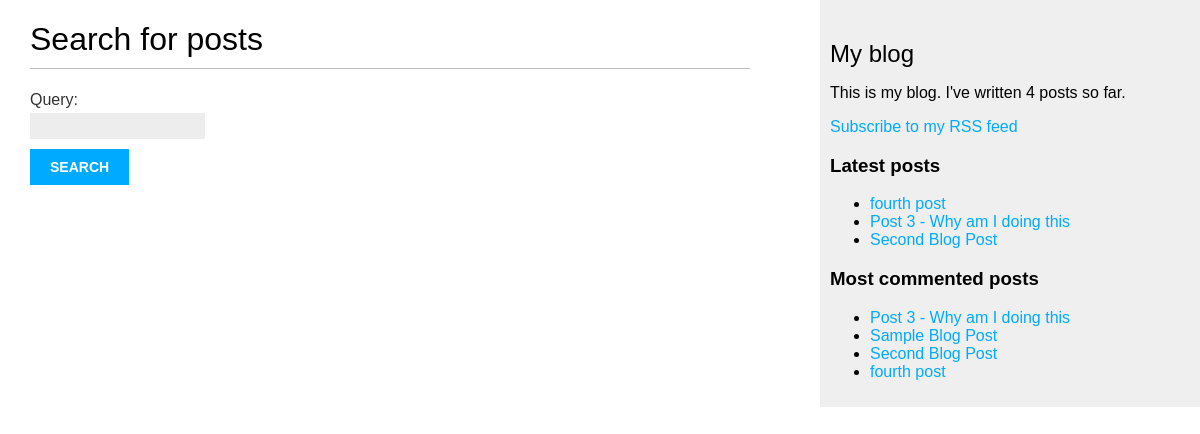
The app's page /blog/search/ with its own data.
### blog/models.py (models this page shows, shortened)
class Post(models.Model):
    class Status(models.TextChoices):
        DRAFT = 'DF', 'Draft'
        PUBLISHED = 'PB', 'Published'
    title = models.CharField(max_length=250)
    slug = models.SlugField(max_length=250, unique_for_date='publish')
    author = models.ForeignKey(
        settings.AUTH_USER_MODEL,
        on_delete=models.CASCADE,
        related_name='blog_posts'
    )
    body = models.TextField()
    publish = models.DateTimeField(default=timezone.now)
    created = models.DateTimeField(auto_now_add=True)
    updated = models.DateTimeField(auto_now=True)
    status = models.CharField(max_length=2, choices=Status.choices, default=Status.DRAFT)
    objects = models.Manager()  # Default manager
    published = PublishedManager()  # Custom manager for published posts
    tags = TaggableManager()
    class Meta:
        ordering = ['-publish']
        indexes = [
            models.Index(fields=['-publish']),
        ]
    def get_absolute_url(self):
        return reverse(
            'blog:post_detail',
            args=[self.publish.year, self.publish.month, self.publish.day, self.slug],
        )

### blog/views.py (the view, shortened to what this page needs)
# urls.py: path('search/', views.post_search, name='post_search'),  # Search blog posts
def post_search(request):
    form = SearchForm()
    query = None
    results = []
    return render(request, 'blog/post/search.html', {'form': form, 'query': query, 'results': results})

### blog/forms.py
class SearchForm(forms.Form):
    query = forms.CharField()

### blog/models.py (called while the page is built)
    def get_queryset(self):
        return super().get_queryset().filter(status=Post.Status.PUBLISHED)

### blog/templatetags/blog_tags.py (called while the page is built)
@register.simple_tag
def total_posts():
    return Post.published.count()

@register.inclusion_tag('blog/post/latest_posts.html')
def show_latest_posts(count=5):
    latest_posts = Post.published.order_by('-publish')[:count]
    return {'latest_posts': latest_posts}

@register.simple_tag
def get_most_commented_posts(count=5):
    return Post.published.annotate(
        total_comments=Count('comments')
    ).order_by('-total_comments')[:count]

### blog/templates/blog/post/search.html (shortened to what this page needs)
{% extends "blog/base.html" %}
{% load blog_tags %}
{% block content %}
  {% if query %}
    <h1>Posts containing "{{ query }}"</h1>
    <h3>
      {% with results.count as total_results %}
        Found {{ total_results }} result{{ total_results|pluralize }}
      {% endwith %}
    </h3>
    {% for post in results %}
      <h4>
        <a href="{{ post.get_absolute_url }}">
          {{ post.title }}
        </a>
      </h4>
      {{ post.body|markdown|truncatewords_html:12 }}
    {% empty %}
      <p>There are no results for your query.</p>
    {% endfor %}
    <p><a href="{% url "blog:post_search" %}">Search again</a></p>
  {% else %}
    <h1>Search for posts</h1>
    <form method="get">
      {{ form.as_p }}
      <input type="submit" value="Search">
    </form>
  {% endif %}
{% endblock %}

### blog/templates/blog/base.html (shortened to what this page needs)
{% load blog_tags %}
{% load static %}
<!DOCTYPE html>
<html>
<head>
  <link href="{% static "css/blog.css" %}" rel="stylesheet">
</head>
<body>
  <div id="content">
    {% block content %}
    {% endblock %}
  </div>
  <div id="sidebar">
    <h2>My blog</h2>
    <p>
      This is my blog.
      I've written {% total_posts %} posts so far.
    </p>
    <p>
      <a href="{% url "blog:post_feed" %}">
        Subscribe to my RSS feed
      </a>
    </p>
    <h3>Latest posts</h3>
    {% show_latest_posts 3 %}
    <h3>Most commented posts</h3>
    {% get_most_commented_posts as most_commented_posts %}
    <ul>
      {% for post in most_commented_posts %}
        <li>
          <a href="{{ post.get_absolute_url }}">{{ post.title }}</a>
        </li>
      {% endfor %}
    </ul>
  </div>
</body>
</html>

### blog/templates/blog/post/latest_posts.html
<ul>
  {% for post in latest_posts %}
    <li>
      <a href="{{ post.get_absolute_url }}">{{ post.title }}</a>
    </li>
  {% endfor %}
</ul>

### blog/static/css/blog.css (style rules this page uses)
body { margin:0; padding:0; font-family:helvetica, sans-serif; }
a { color:#00abff; text-decoration:none; }
h1 { font-weight:normal; border-bottom:1px solid #bbb; padding:0 0 10px 0; }
h2 { font-weight:normal; margin:30px 0 0; }
#content { float:left; width:60%; padding:0 0 0 30px; }
#sidebar { float:right; width:30%; padding:10px; background:#efefef; height:100%; }
label { float:left; clear:both; color:#333; margin-bottom:4px; }
input, textarea { clear:both; float:left; margin:0 0 10px; background:#ededed; border:0; padding:6px 10px; font-size:12px; }
input[type=submit] { font-weight:bold; background:#00abff; color:#fff; padding:10px 20px; font-size:14px; text-transform:uppercase; }

### records on screen
Post: title "fourth post"
Post: title "Post 3 - Why am I doing this"
Post: title "Second Blog Post"
Post: title "Sample Blog Post"
